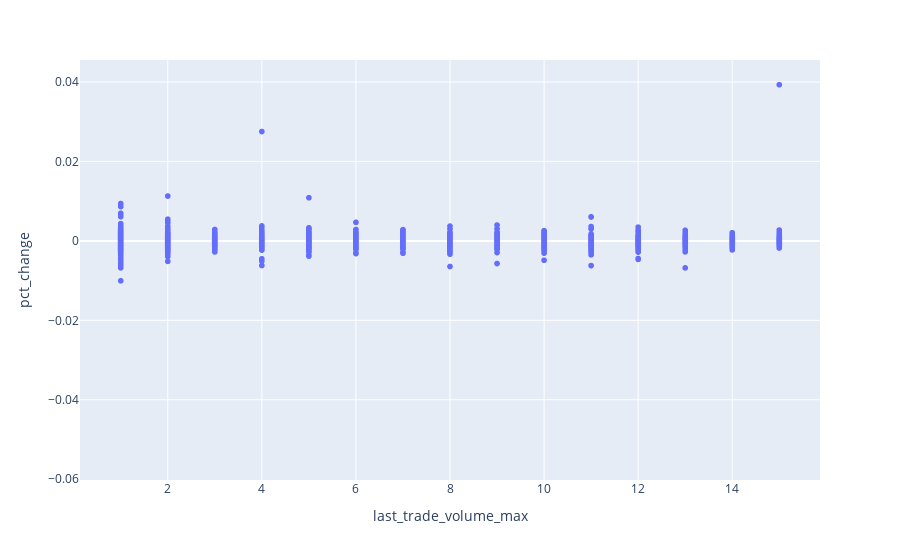

Write notebook code for a chart like this one.
### Code cell
px.scatter(ink_returns, x='last_trade_volume_max', y='pct_change')

### Figure 1 — Plotly figure (JSON) as saved in the notebook; plotly's stock layout.template omitted (floating-point values rounded to 4 significant figures; data arrays with more than 128 entries replaced by an {"elided": "..."} marker saying what was removed)
{"data": [{"hovertemplate": "last_trade_volume_max=%{x}<br>pct_change=%{y}<extra></extra>", "legendgroup": "", "marker": {"color": "#636efa", "symbol": "circle"}, "mode": "markers", "name": "", "showlegend": false, "type": "scattergl", "x": {"elided": "30000 float values"}, "xaxis": "x", "y": {"elided": "30000 float values"}, "yaxis": "y"}], "layout": {"legend": {"tracegroupgap": 0}, "margin": {"t": 60}, "xaxis": {"anchor": "y", "domain": [0, 1], "title": {"text": "last_trade_volume_max"}}, "yaxis": {"anchor": "x", "domain": [0, 1], "title": {"text": "pct_change"}}}}
